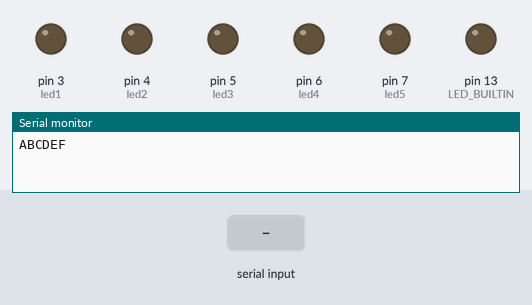
Bench run of a sketch on a simulated Arduino Uno, built with avr-gcc and run on an emulated ATmega328P. On the bench: output pins drawn as LEDs (lit = HIGH), the last lines printed to the serial monitor. The inputs (shaded band) are chosen by the test bench.

Above: at 1.2 s.
1.3 s: "A" received over Serial
At 1.6 s:
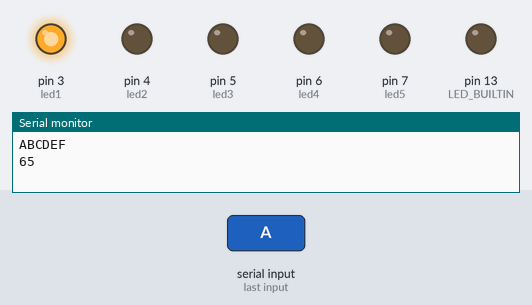
2.8 s: "B" received over Serial
At 3.9 s:
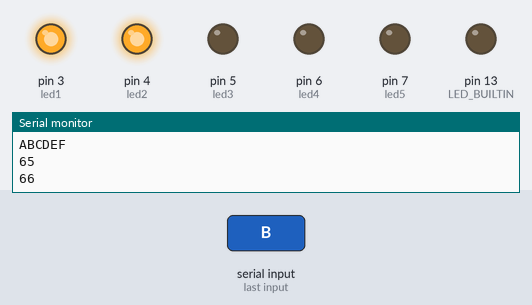
4.3 s: "a" received over Serial
At 5.0 s:
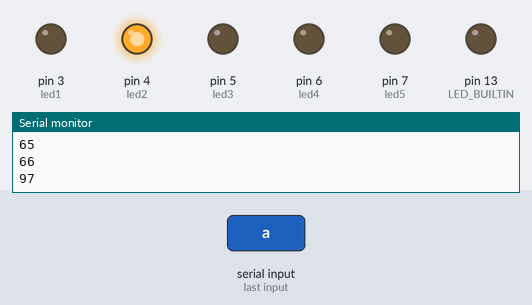
5.8 s: "C" received over Serial
At 6.2 s:
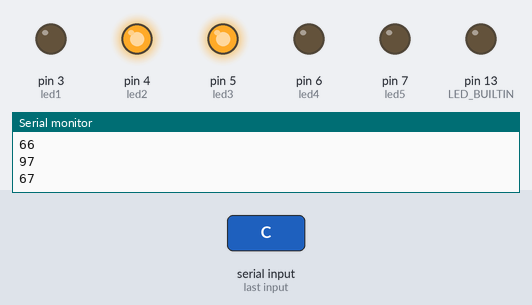
7.3 s: "b" received over Serial
At 8.5 s:
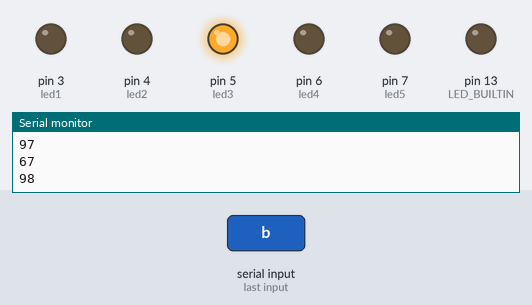
8.8 s: "D" received over Serial
At 9.7 s:
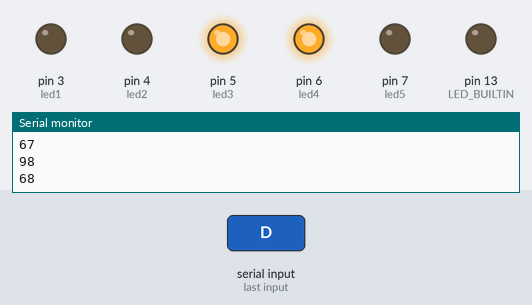
Timing chart, 0 to 11.3 s (numbered marks = the images above; inputs shaded):
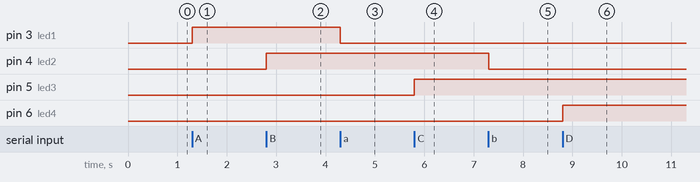

Measured:
- after the input at 1.3 s, pin 3 (led1): LOW → HIGH at once
- after the input at 2.8 s, pin 4 (led2): LOW → HIGH at once
- after the input at 4.3 s, pin 3 (led1): HIGH → LOW at once
- after the input at 5.8 s, pin 5 (led3): LOW → HIGH at once
- after the input at 7.3 s, pin 4 (led2): HIGH → LOW at once
- after the input at 8.8 s, pin 6 (led4): LOW → HIGH at once

The sketch:

EXP_8.ino
```cpp
int led1= 3;
int led2= 4;
int led3= 5;
int led4= 6;
int led5= 7;


void setup()
{
  pinMode(LED_BUILTIN, OUTPUT);
  pinMode(led1,OUTPUT);
  pinMode(led2,OUTPUT);
  pinMode(led3,OUTPUT);
  pinMode(led4,OUTPUT);
  pinMode(led5,OUTPUT);

  Serial.begin(9600);
  Serial.println("ABCDEF");
}

void loop()
{

  if(Serial.available()>0){
  int ch=Serial.read();
    Serial.println(ch);
  switch(ch){
  	case 'A':
    	digitalWrite(led1,HIGH);
    	break;
    case 'a':
    	digitalWrite(led1,LOW);
    	break;
    case 'B':
    	digitalWrite(led2,HIGH);
    	break;
    case 'b':
    	digitalWrite(led2,LOW);
    	break;
    case 'C':
    	digitalWrite(led3,HIGH);
    	break;
    case 'c':
    	digitalWrite(led3,LOW);
    	break;
    case 'D':
    	digitalWrite(led4,HIGH);
    	break;
    case 'd':
    	digitalWrite(led4,LOW);
    	break;
    case 'E':
    	digitalWrite(led5,HIGH);
    	break;
    case 'e':
    	digitalWrite(led5,LOW);
    	break;


  }
  }

}
```
